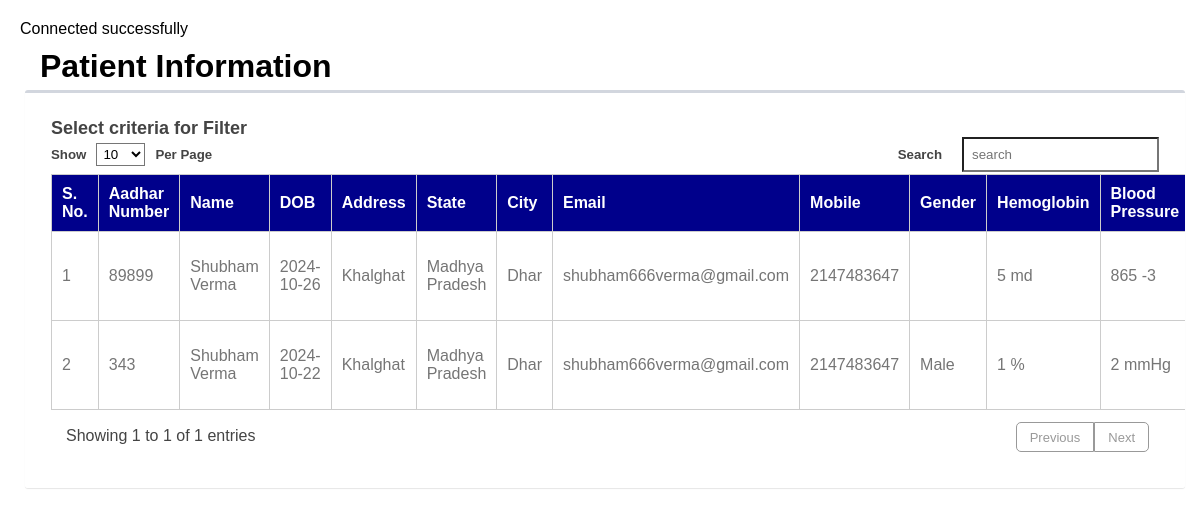
The app's page /patient_info.php with its own data.
### tables this page shows
CREATE TABLE `patient` (
  `p_id` int(255) NOT NULL,
  `p_aadhar` int(255) NOT NULL,
  `p_name` varchar(255) NOT NULL,
  `p_dob` varchar(100) NOT NULL,
  `p_address` varchar(255) NOT NULL,
  `p_state` varchar(255) NOT NULL,
  `p_city` varchar(255) NOT NULL,
  `p_email` varchar(255) NOT NULL,
  `p_mobile` int(255) NOT NULL,
  `p_gender` varchar(255) NOT NULL,
  `p_hemoglobin_value` varchar(100) NOT NULL,
  `p_hemoglobin_unit` varchar(100) NOT NULL,
  `p_hemoglobin_range` varchar(100) NOT NULL,
  `p_blood_group_value` varchar(100) NOT NULL,
  `p_blood_group_unit` varchar(100) NOT NULL,
  `p_blood_group_range` varchar(100) NOT NULL,
  `p_blood_pressure_value` varchar(100) NOT NULL,
  `p_blood_pressure_unit` varchar(100) NOT NULL,
  `p_blood_pressure_range` varchar(100) NOT NULL,
  `p_heart_rate_value` varchar(100) NOT NULL,
  `p_heart_rate_unit` varchar(100) NOT NULL,
  `p_heart_rate_range` varchar(100) NOT NULL,
  `p_weight_value` varchar(100) NOT NULL,
  `p_weight_unit` varchar(100) NOT NULL,
  `p_weight_range` varchar(100) NOT NULL,
  `p_fasting_blood_value` varchar(100) NOT NULL,
  `p_fasting_blood_unit` varchar(100) NOT NULL,
  `p_fasting_blood_range` varchar(100) NOT NULL,
  `p_blood_cbc_value` varchar(100) NOT NULL,
  `p_blood_cbc_unit` varchar(100) NOT NULL,
  `p_blood_cbc_range` varchar(100) NOT NULL,
  `p_urin_value` varchar(100) NOT NULL,
  `p_urin_unit` varchar(100) NOT NULL,
  `p_urin_range` varchar(100) NOT NULL,
  `p_serum_value` varchar(100) NOT NULL,
  `p_serum_unit` varchar(100) NOT NULL,
  `p_serum_range` varchar(100) NOT NULL,
  `p_lipid_profit_value` varchar(100) NOT NULL,
  `p_lipid_profit_unit` varchar(100) NOT NULL,
  `p_lipid_profit_range` varchar(100) NOT NULL,
  `p_tsh_value` varchar(100) NOT NULL,
  `p_tsh_unit` varchar(100) NOT NULL,
  `p_tsh_range` varchar(100) NOT NULL,
  `p_sgpt_value` varchar(100) NOT NULL,
  `p_sgpt_unit` varchar(100) NOT NULL,
  `p_sgpt_range` varchar(100) NOT NULL,
  `p_platelet_value` varchar(100) NOT NULL,
  `p_platelet_unit` varchar(100) NOT NULL,
  `p_platelet_range` varchar(100) NOT NULL,
  `p_hiv_value` varchar(100) NOT NULL,
  `p_hiv_unit` varchar(100) NOT NULL,
  `p_hiv_range` varchar(100) NOT NULL,
  `p_chronic_disease_value` varchar(100) NOT NULL,
  `p_chronic_disease_unit` varchar(100) NOT NULL,
  `p_chronic_disease_range` varchar(100) NOT NULL,
  `p_history_previous_value` varchar(100) NOT NULL,
  `p_history_previous_unit` varchar(100) NOT NULL,
  `p_history_previous_range` varchar(100) NOT NULL,
  `p_vaccination_value` varchar(100) NOT NULL,
  `p_vaccination_unit` varchar(100) NOT NULL,
  `p_vaccination_range` varchar(100) NOT NULL,
  `p_present_medication_value` varchar(100) NOT NULL,
  `p_present_medication_unit` varchar(100) NOT NULL,
  `p_present_medication_range` varchar(100) NOT NULL,
  `d_file` varchar(100) NOT NULL
);

### patient_info.php (the view, shortened to what this page needs)
<?php
include './database/db.php';
?>
<!DOCTYPE html>
<html lang="en">
<head>
    <link rel="stylesheet" href="./css/patient_information.css">
</head>
<body>
    <div class="alert-box">
        <h1>Patient Information</h1>
        <div class="alert-main-box">
            <div class="alert-add">
                <h3 class="box-title">Select criteria for Filter</h3>
                <section class="header">
                    <div class="items-controller">
                        <h5>Show</h5>
                        <select name="" id="itemperpage">
                            <option value="10" selected>10</option>
                        </select>
                        <h5>Per Page</h5>
                    </div>
                    <div class="search">
                    <h5>Search</h5>
                    <input type="text" name="" id="search" placeholder="search">
                </div>
                </section>
                <section class="field">
                    <table >
                        <thead>
                            <tr>
                                <th>S. No.</th>
                                <th>Aadhar Number</th>
                                <th>Name</th>
                                <th>DOB</th>
                                <th>Address</th>
                                <th>State</th>
                                <th>City</th>
                                <th>Email</th>
                                <th>Mobile</th>
                                <th>Gender</th>
                                <th>Hemoglobin</th>
                                <th>Blood Pressure</th>
                            </tr>
                        </thead>
                        <tbody>
                                    <?php
                                    mysqli_select_db($conn, 'nagrath_db');
                                    $q1 = "select * from patient ORDER BY p_id";
                                    $result = mysqli_query($conn, $q1);
                                    $num1 = mysqli_num_rows($result);
                                    ?>
                            <?php
                            $count = 1;
                            for ($i = 0; $i < $num1; $i++) {
                                $row = mysqli_fetch_array($result);
                            ?>
                                <tr>
                                    <td><?php echo $count++; ?></td>
                                    <td><?php echo $row['p_aadhar']; ?></td>
                                    <td><?php echo $row['p_name']; ?></td>
                                    <td><?php echo $row['p_dob']; ?></td>
                                    <td><?php echo $row['p_address']; ?></td>
                                    <td><?php echo $row['p_state']; ?></td>
                                    <td><?php echo $row['p_city']; ?></td>
                                    <td><?php echo $row['p_email']; ?></td>
                                    <td><?php echo $row['p_mobile']; ?></td>
                                    <td><?php echo $row['p_gender']; ?></td>
                                    <td><?php echo $row['p_hemoglobin_value'];?> <?php echo $row['p_hemoglobin_unit'];?> </td>
                                    <td><?php echo $row['p_blood_pressure_value']; ?> <?php echo $row['p_blood_pressure_unit']; ?></td>
                                </tr>
                            <?php
                            }
                            ?>
                        </tbody>
                    </table>
                    <div class="bottom-field">
                        <div class="left">Showing 1 to 1 of 1 entries</div>
                        <div class="right">
                            <ul class="pagination">
                                <li class="prev"><a href="#" id="prev">Previous</a></li>
                                <li class="next"><a href="#" id="next">Next</a></li>
                            </ul>
                        </div>
                    </div>
            </div>
</body>
</html>

### css/patient_information.css (style rules this page uses)
* { margin: 0; padding: 0; }
body { margin:0; padding:20px; font-family: sans-serif; }
.alert-box { margin-top: 10px; }
.alert-box h1 { margin-left: 20px; }
.alert-main-box { margin: 5px; padding: 5px; height: fit-content; border-radius: 3px; background: #ffffff; border-top: 3px solid #d2d6de; width: 100%; box-shadow: 0 1px 1px rgba(0,0,0,0.1); overflow-y: scroll; }
.alert-add { color: #444; display: block; padding: 21px; position: relative; }
.box-title { display: inline-block; font-size: 18px; margin: 0; line-height: 1; }
.header { width: 100%; margin: auto; display: flex; justify-content: space-between; align-items: center; }
.items-controller, .search { flex-shrink: 0; display: flex; align-content: center; align-items: center; }
select { padding: 2px; margin: 0 10px; outline: none; cursor: pointer; background: transparent; }
.search > input { padding: 8px; outline: navajowhite; margin: 0 0 0 20px; background: white; }
.field { height: auto; margin: auto; }
table { width: 100%; margin: 2px auto; table-layout: auto; color: #757575; background-color: #ffff; border-collapse: collapse; border-spacing: 0; text-align: left; }
table tr th { background-color: darkblue; color:#ffffff; }
table tr th, td { padding: 10px; border: 1px solid #ccc; }
.bottom-field { width: 100%; height: 50px; }
.left { float: left; margin: 15px; }
.right { float: right; margin: 10px; }
.pagination { display: flex; justify-content: center; align-items: center; }
.pagination li { list-style: none; padding: 5px; flex-shrink: 0; text-align: center; border: 1px solid #999; color: #999; }
.prev { border-top-left-radius: 5px; border-bottom-left-radius: 5px; }
.next { border-top-right-radius: 5px; border-bottom-right-radius: 5px; }
.pagination li a { text-decoration: none; padding: 3px 8px; color: inherit; display: bloc k; font-family: sans-serif; font-size: 13px; }
* { margin:0; padding:0; box-sizing:border-box; -webkit-box-sizing:border-box; -moz-box-sizing:border-box; -webkit-font-smoothing:antialiased; -moz-font-smoothing:antialiased; -o-font-smoothing:antialiased; font-smoothing:antialiased; text-rendering:optimizeLegibility; }

### records on screen
patient: p_aadhar "89899", p_name "Shubham Verma", p_dob "2024-10-26", p_address "Khalghat", p_state "Madhya Pradesh", p_city "Dhar", p_email "shubham666verma@gmail.com", p_mobile "2147483647", p_hemoglobin_value "5", p_hemoglobin_unit "md", p_blood_pressure_value "865", p_blood_pressure_unit "-3"
patient: p_aadhar "343", p_name "Shubham Verma", p_dob "2024-10-22", p_address "Khalghat", p_state "Madhya Pradesh", p_city "Dhar", p_email "shubham666verma@gmail.com", p_mobile "2147483647", p_gender "Male", p_hemoglobin_value "1", p_hemoglobin_unit "%", p_blood_pressure_value "2", p_blood_pressure_unit "mmHg"
